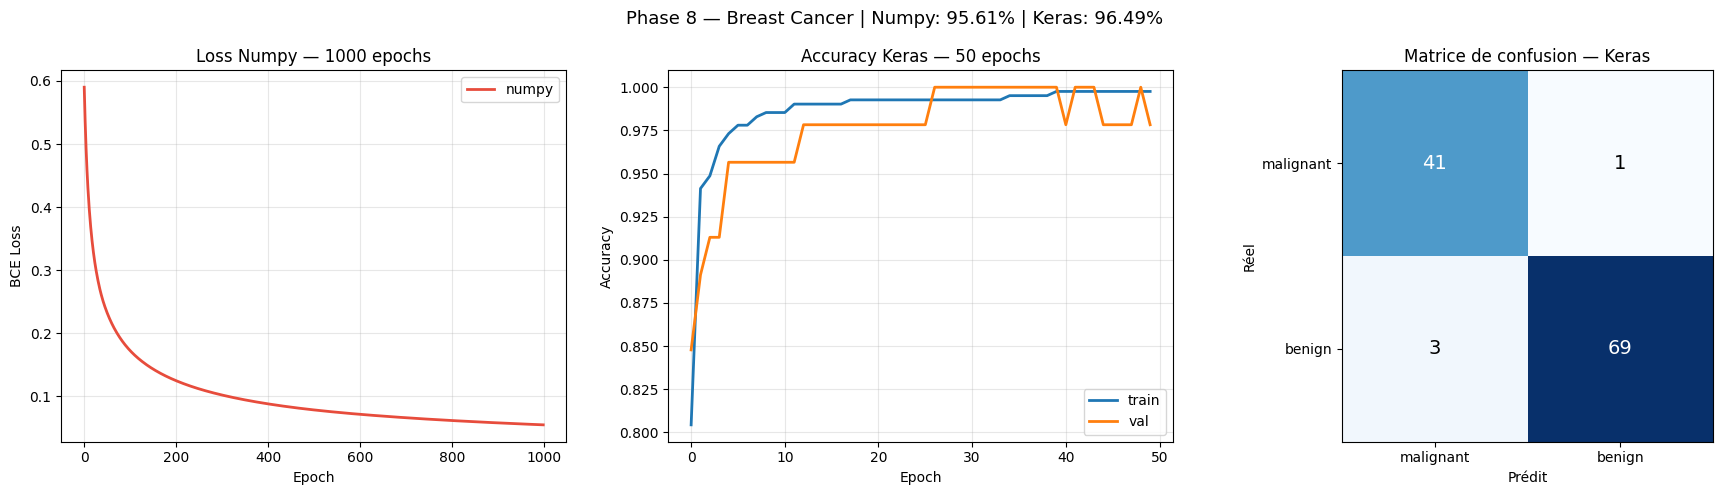

The Python source for this figure:
import os
os.environ['TF_CPP_MIN_LOG_LEVEL'] = '3'
os.environ['TF_ENABLE_ONEDNN_OPTS'] = '0'

import numpy as np
import matplotlib
matplotlib.use('Agg')
import matplotlib.pyplot as plt

from sklearn.datasets import load_breast_cancer
from sklearn.model_selection import train_test_split
from sklearn.preprocessing import StandardScaler
from sklearn.metrics import classification_report, confusion_matrix

from tensorflow import keras
from tensorflow.keras import layers

# ── 1. CHARGEMENT ─────────────────────────────────────────────────────
data = load_breast_cancer()
X, y = data.data, data.target

print("=" * 70)
print("PHASE 8 : PIPELINE COMPLET — BREAST CANCER")
print("=" * 70)
print(f"Samples   : {X.shape[0]} | Features : {X.shape[1]}")
print(f"Classes   : malignant={( y==0).sum()} | benign={(y==1).sum()}")
print("=" * 70)

# ── 2. SPLIT + NORMALISATION ──────────────────────────────────────────
X_train, X_test, y_train, y_test = train_test_split(
    X, y, test_size=0.2, random_state=42, stratify=y
)

scaler = StandardScaler()
X_train_s = scaler.fit_transform(X_train)   # fit sur train UNIQUEMENT
X_test_s  = scaler.transform(X_test)

print(f"Train : {X_train_s.shape} | Test : {X_test_s.shape}")
print("=" * 70)

# ── 3. NUMPY SCRATCH : 30-64-32-1 ─────────────────────────────────────
print("\n[1/2] NUMPY SCRATCH — Architecture 30-64-32-1")
print("-" * 70)

def sigmoid(x): return 1 / (1 + np.exp(-x))
def relu(x): return np.maximum(0, x)
def relu_grad(x): return (x > 0).astype(float)

def bce(y_true, y_pred):
    y_pred = np.clip(y_pred, 1e-7, 1 - 1e-7)
    return -np.mean(y_true * np.log(y_pred) + (1 - y_true) * np.log(1 - y_pred))

np.random.seed(42)
W1 = np.random.randn(30, 64) * np.sqrt(2 / 30)
b1 = np.zeros(64)
W2 = np.random.randn(64, 32) * np.sqrt(2 / 64)
b2 = np.zeros(32)
W3 = np.random.randn(32, 1)  * np.sqrt(2 / 32)
b3 = np.zeros(1)

lr = 0.01
n_epochs = 1000
numpy_losses = []

for epoch in range(n_epochs):
    z1 = X_train_s @ W1 + b1;  a1 = relu(z1)
    z2 = a1 @ W2 + b2;         a2 = relu(z2)
    z3 = a2 @ W3 + b3;         y_pred = sigmoid(z3).flatten()

    loss = bce(y_train, y_pred)
    numpy_losses.append(loss)

    e3 = y_pred - y_train
    dW3 = a2.T @ e3.reshape(-1, 1) / len(y_train)
    db3 = np.mean(e3)

    e2 = e3.reshape(-1, 1) @ W3.T * relu_grad(z2)
    dW2 = a1.T @ e2 / len(y_train)
    db2_g = np.mean(e2, axis=0)

    e1 = e2 @ W2.T * relu_grad(z1)
    dW1 = X_train_s.T @ e1 / len(y_train)
    db1_g = np.mean(e1, axis=0)

    W3 -= lr * dW3;  b3 -= lr * db3
    W2 -= lr * dW2;  b2 -= lr * db2_g
    W1 -= lr * dW1;  b1 -= lr * db1_g

    if epoch % 200 == 0:
        acc = np.mean((y_pred > 0.5) == y_train)
        print(f"  Epoch {epoch:4d} | Loss: {loss:.4f} | Train acc: {acc:.2%}")

z1t = X_test_s @ W1 + b1;  a1t = relu(z1t)
z2t = a1t @ W2 + b2;       a2t = relu(z2t)
yp_test_np = sigmoid(a2t @ W3 + b3).flatten()
numpy_acc  = np.mean((yp_test_np > 0.5) == y_test)

print(f"\n  → Test accuracy numpy : {numpy_acc:.4f} ({numpy_acc:.2%})")

# ── 4. KERAS : 30-64-32-1 ─────────────────────────────────────────────
print("\n[2/2] KERAS — Architecture 30-64-32-1")
print("-" * 70)

model = keras.Sequential([
    layers.Dense(64, activation='relu', input_shape=(30,)),
    layers.Dense(32, activation='relu'),
    layers.Dense(1,  activation='sigmoid'),
])
model.compile(
    optimizer='adam',
    loss='binary_crossentropy',
    metrics=['accuracy']
)

history = model.fit(
    X_train_s, y_train,
    epochs=50,
    batch_size=32,
    validation_split=0.1,
    verbose=1
)

_, keras_acc = model.evaluate(X_test_s, y_test, verbose=0)
print(f"\n  → Test accuracy Keras : {keras_acc:.4f} ({keras_acc:.2%})")

# ── 5. CLASSIFICATION REPORT KERAS ────────────────────────────────────
yp_keras = (model.predict(X_test_s, verbose=0).flatten() > 0.5).astype(int)
print("\n" + "=" * 70)
print("CLASSIFICATION REPORT — KERAS")
print("=" * 70)
print(classification_report(y_test, yp_keras, target_names=data.target_names))

# ── 6. COMPARAISON FINALE ─────────────────────────────────────────────
print("=" * 70)
print("COMPARAISON NUMPY vs KERAS")
print("=" * 70)
print(f"{'':25} {'Numpy scratch':>18} {'Keras':>15}")
print("-" * 70)
print(f"{'Architecture':25} {'30-64-32-1':>18} {'30-64-32-1':>15}")
print(f"{'Epochs':25} {'1 000':>18} {'50':>15}")
print(f"{'Optimizer':25} {'SGD manuel':>18} {'Adam':>15}")
print(f"{'Test accuracy':25} {f'{numpy_acc:.2%}':>18} {f'{keras_acc:.2%}':>15}")
print(f"{'Data leakage évité':25} {'Oui':>18} {'Oui':>15}")
print("=" * 70)

# ── 7. VISUALISATION ──────────────────────────────────────────────────
fig, axes = plt.subplots(1, 3, figsize=(18, 5))

axes[0].plot(numpy_losses, linewidth=2, color='#e74c3c', label='numpy')
axes[0].set_title("Loss Numpy — 1000 epochs")
axes[0].set_xlabel("Epoch"); axes[0].set_ylabel("BCE Loss")
axes[0].grid(True, alpha=0.3); axes[0].legend()

axes[1].plot(history.history['accuracy'],     label='train', linewidth=2)
axes[1].plot(history.history['val_accuracy'], label='val',   linewidth=2)
axes[1].set_title("Accuracy Keras — 50 epochs")
axes[1].set_xlabel("Epoch"); axes[1].set_ylabel("Accuracy")
axes[1].legend(); axes[1].grid(True, alpha=0.3)

cm = confusion_matrix(y_test, yp_keras)
im = axes[2].imshow(cm, cmap='Blues')
axes[2].set_xticks([0, 1]); axes[2].set_yticks([0, 1])
axes[2].set_xticklabels(data.target_names); axes[2].set_yticklabels(data.target_names)
axes[2].set_xlabel("Prédit"); axes[2].set_ylabel("Réel")
axes[2].set_title("Matrice de confusion — Keras")
for i in range(2):
    for j in range(2):
        axes[2].text(j, i, cm[i, j], ha='center', va='center', fontsize=14,
                     color='white' if cm[i, j] > cm.max()/2 else 'black')

plt.suptitle(f"Phase 8 — Breast Cancer | Numpy: {numpy_acc:.2%} | Keras: {keras_acc:.2%}", fontsize=13)
plt.tight_layout()
plt.savefig("phase8_pipeline_personnel.png", dpi=100, bbox_inches='tight')

# ======================================================================
# CLASSIFICATION REPORT — KERAS
# ======================================================================
#               precision    recall  f1-score   support

#    malignant       0.93      0.98      0.95        42
#       benign       0.99      0.96      0.97        72

#     accuracy                           0.96       114
#    macro avg       0.96      0.97      0.96       114
# weighted avg       0.97      0.96      0.97       114

# ======================================================================
# COMPARAISON NUMPY vs KERAS
# ======================================================================
#                                Numpy scratch           Keras
# ----------------------------------------------------------------------
# Architecture                      30-64-32-1      30-64-32-1
# Epochs                                 1 000              50
# Optimizer                         SGD manuel            Adam
# Test accuracy                         95.61%          96.49%
# Data leakage évité                       Oui             Oui
# ======================================================================
